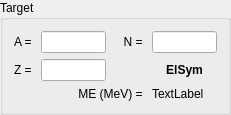
         <widget class="QGroupBox" name="groupBox_3">
          <property name="sizePolicy">
           <sizepolicy hsizetype="Preferred" vsizetype="Preferred">
            <horstretch>0</horstretch>
            <verstretch>0</verstretch>
           </sizepolicy>
          </property>
          <property name="title">
           <string>Target</string>
          </property>
          <layout class="QGridLayout" name="gridLayout_4" columnstretch="0,0,0,0,0">
           <property name="topMargin">
            <number>11</number>
           </property>
           <item row="0" column="4">
            <widget class="QLineEdit" name="edit_NT">
             <property name="enabled">
              <bool>true</bool>
             </property>
             <property name="sizePolicy">
              <sizepolicy hsizetype="Preferred" vsizetype="Fixed">
               <horstretch>0</horstretch>
               <verstretch>0</verstretch>
              </sizepolicy>
             </property>
             <property name="maximumSize">
              <size>
               <width>65</width>
               <height>16777215</height>
              </size>
             </property>
             <property name="alignment">
              <set>Qt::AlignCenter</set>
             </property>
             <property name="readOnly">
              <bool>true</bool>
             </property>
            </widget>
           </item>
           <item row="1" column="4">
            <widget class="QLabel" name="sym_T">
             <property name="font">
              <font>
               <family>Arial</family>
               <pointsize>9</pointsize>
               <bold>true</bold>
               <stylestrategy>PreferDefault</stylestrategy>
              </font>
             </property>
             <property name="text">
              <string>ElSym</string>
             </property>
             <property name="alignment">
              <set>Qt::AlignCenter</set>
             </property>
            </widget>
           </item>
           <item row="0" column="0">
            <widget class="QLabel" name="label_11">
             <property name="text">
              <string>A = </string>
             </property>
             <property name="alignment">
              <set>Qt::AlignRight|Qt::AlignTrailing|Qt::AlignVCenter</set>
             </property>
             <property name="buddy">
              <cstring>edit_AT</cstring>
             </property>
            </widget>
           </item>
           <item row="0" column="1">
            <widget class="QLineEdit" name="edit_AT">
             <property name="sizePolicy">
              <sizepolicy hsizetype="Preferred" vsizetype="Fixed">
               <horstretch>0</horstretch>
               <verstretch>0</verstretch>
              </sizepolicy>
             </property>
             <property name="maximumSize">
              <size>
               <width>65</width>
               <height>16777215</height>
              </size>
             </property>
             <property name="alignment">
              <set>Qt::AlignCenter</set>
             </property>
            </widget>
           </item>
           <item row="1" column="1">
            <widget class="QLineEdit" name="edit_ZT">
             <property name="sizePolicy">
              <sizepolicy hsizetype="Preferred" vsizetype="Fixed">
               <horstretch>0</horstretch>
               <verstretch>0</verstretch>
              </sizepolicy>
             </property>
             <property name="maximumSize">
              <size>
               <width>65</width>
               <height>16777215</height>
              </size>
             </property>
             <property name="alignment">
              <set>Qt::AlignCenter</set>
             </property>
            </widget>
           </item>
           <item row="0" column="3">
            <widget class="QLabel" name="label_14">
             <property name="text">
              <string>N = </string>
             </property>
             <property name="alignment">
              <set>Qt::AlignRight|Qt::AlignTrailing|Qt::AlignVCenter</set>
             </property>
             <property name="buddy">
              <cstring>edit_NT</cstring>
             </property>
            </widget>
           </item>
           <item row="1" column="0">
            <widget class="QLabel" name="label_12">
             <property name="text">
              <string>Z = </string>
             </property>
             <property name="alignment">
              <set>Qt::AlignRight|Qt::AlignTrailing|Qt::AlignVCenter</set>
             </property>
             <property name="buddy">
              <cstring>edit_ZT</cstring>
             </property>
            </widget>
           </item>
           <item row="0" column="2">
            <spacer name="horizontalSpacer_6">
             <property name="orientation">
              <enum>Qt::Horizontal</enum>
             </property>
             <property name="sizeType">
              <enum>QSizePolicy::Expanding</enum>
             </property>
             <property name="sizeHint" stdset="0">
              <size>
               <width>5</width>
               <height>20</height>
              </size>
             </property>
            </spacer>
           </item>
           <item row="2" column="4">
            <widget class="QLabel" name="ME_T">
             <property name="sizePolicy">
              <sizepolicy hsizetype="Preferred" vsizetype="Fixed">
               <horstretch>0</horstretch>
               <verstretch>0</verstretch>
              </sizepolicy>
             </property>
             <property name="text">
              <string>TextLabel</string>
             </property>
            </widget>
           </item>
           <item row="2" column="1" colspan="3">
            <widget class="QLabel" name="label_18">
             <property name="sizePolicy">
              <sizepolicy hsizetype="Preferred" vsizetype="Fixed">
               <horstretch>0</horstretch>
               <verstretch>0</verstretch>
              </sizepolicy>
             </property>
             <property name="text">
              <string>ME (MeV) = </string>
             </property>
             <property name="alignment">
              <set>Qt::AlignRight|Qt::AlignTrailing|Qt::AlignVCenter</set>
             </property>
            </widget>
           </item>
          </layout>
         </widget>
